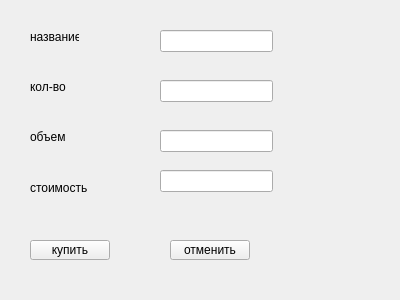
<?xml version="1.0" encoding="UTF-8"?>
<ui version="4.0">
 <class>Form</class>
 <widget class="QWidget" name="Form">
  <property name="geometry">
   <rect>
    <x>0</x>
    <y>0</y>
    <width>400</width>
    <height>300</height>
   </rect>
  </property>
  <property name="windowTitle">
   <string>Form</string>
  </property>
  <widget class="QLabel" name="label">
   <property name="geometry">
    <rect>
     <x>30</x>
     <y>30</y>
     <width>49</width>
     <height>14</height>
    </rect>
   </property>
   <property name="text">
    <string>название</string>
   </property>
  </widget>
  <widget class="QLabel" name="label_2">
   <property name="geometry">
    <rect>
     <x>30</x>
     <y>80</y>
     <width>49</width>
     <height>14</height>
    </rect>
   </property>
   <property name="text">
    <string>кол-во</string>
   </property>
  </widget>
  <widget class="QLabel" name="label_3">
   <property name="geometry">
    <rect>
     <x>30</x>
     <y>130</y>
     <width>49</width>
     <height>14</height>
    </rect>
   </property>
   <property name="text">
    <string>объем</string>
   </property>
  </widget>
  <widget class="QLabel" name="label_4">
   <property name="geometry">
    <rect>
     <x>30</x>
     <y>180</y>
     <width>81</width>
     <height>16</height>
    </rect>
   </property>
   <property name="text">
    <string>стоимость</string>
   </property>
  </widget>
  <widget class="QLineEdit" name="edit_name">
   <property name="geometry">
    <rect>
     <x>160</x>
     <y>30</y>
     <width>113</width>
     <height>22</height>
    </rect>
   </property>
  </widget>
  <widget class="QLineEdit" name="edit_container_volume">
   <property name="geometry">
    <rect>
     <x>160</x>
     <y>130</y>
     <width>113</width>
     <height>22</height>
    </rect>
   </property>
  </widget>
  <widget class="QLineEdit" name="edit_cost">
   <property name="geometry">
    <rect>
     <x>160</x>
     <y>170</y>
     <width>113</width>
     <height>22</height>
    </rect>
   </property>
  </widget>
  <widget class="QPushButton" name="btnOK">
   <property name="geometry">
    <rect>
     <x>30</x>
     <y>240</y>
     <width>80</width>
     <height>20</height>
    </rect>
   </property>
   <property name="text">
    <string>купить</string>
   </property>
  </widget>
  <widget class="QPushButton" name="btnExit">
   <property name="geometry">
    <rect>
     <x>170</x>
     <y>240</y>
     <width>80</width>
     <height>20</height>
    </rect>
   </property>
   <property name="text">
    <string>отменить</string>
   </property>
  </widget>
  <widget class="QLineEdit" name="edit_count">
   <property name="geometry">
    <rect>
     <x>160</x>
     <y>80</y>
     <width>113</width>
     <height>22</height>
    </rect>
   </property>
  </widget>
 </widget>
 <resources/>
 <connections/>
</ui>
